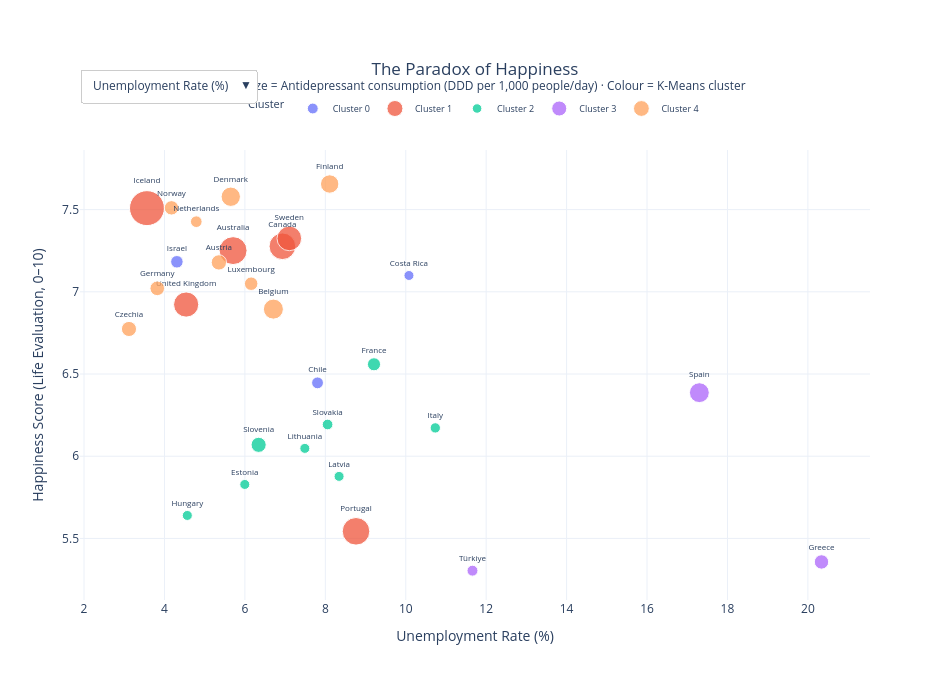

Here is the notebook cell this chart was saved with:
### Markdown cell above
# 5. Visualizations — Interactive Narrative (Plotly)

Following the **Martini Glass** structure (Segel & Heer, 2010), we present a single author-driven insight — *"happy countries consume more antidepressants"* — and then hand control to the reader via a **dropdown menu** that lets them swap the x-axis between Unemployment Rate and GINI Index.

*TODO: Add justification of chart choices (bubble chart, colour encoding, size encoding) here.*

### Code cell
import plotly.graph_objects as go

# ── Prepare data for the bubble chart ────────────────────────
cluster_labels = {c: f"Cluster {c}" for c in sorted(df["Cluster"].unique())}
df["Cluster_label"] = df["Cluster"].map(cluster_labels)

# cluster_colors is defined in the setup cell at the top

x_options = {
    "Unemployment Rate (%)": df["Unemployment"].values,
    "GINI Index":            df["GINI"].values,
}

fig = go.Figure()

for cid in sorted(df["Cluster"].unique()):
    mask = df["Cluster"] == cid
    sub  = df[mask]

    hover = [
        f"<b>{row['Country']}</b><br>"
        f"Happiness: {row['Happiness']:.2f}<br>"
        f"Unemployment: {row['Unemployment']:.1f}%<br>"
        f"GINI: {row['GINI']:.1f}<br>"
        f"Antidepressants: {row['Antidepressants']:.1f} DDD/1k/day"
        for _, row in sub.iterrows()
    ]

    fig.add_trace(go.Scatter(
        x=sub["Unemployment"],
        y=sub["Happiness"],
        mode="markers+text",
        text=sub["Country"],
        textposition="top center",
        textfont=dict(size=8),
        marker=dict(
            size=sub["Antidepressants"] / 4,
            color=cluster_colors[cid],
            opacity=0.75,
            line=dict(width=1, color="white"),
            sizemin=5,
        ),
        name=f"Cluster {cid}",
        hovertext=hover,
        hoverinfo="text",
    ))

# ── Dropdown menu to swap X-axis ─────────────────────────────
buttons = []
for label, x_values in x_options.items():
    x_per_trace = []
    for cid in sorted(df["Cluster"].unique()):
        mask = df["Cluster"] == cid
        x_per_trace.append(x_values[mask.values])

    buttons.append(dict(
        label=label,
        method="update",
        args=[
            {"x": x_per_trace},
            {"xaxis.title.text": label},
        ],
    ))

fig.update_layout(
    title=dict(
        text="The Paradox of Happiness<br>"
             "<sup>Bubble size = Antidepressant consumption (DDD per 1,000 people/day) · "
             "Colour = K-Means cluster</sup>",
        x=0.5,
    ),
    xaxis_title="Unemployment Rate (%)",
    yaxis_title="Happiness Score (Life Evaluation, 0–10)",
    # Horizontal legend just below the subtitle
    legend=dict(
        orientation="h",
        x=0.5, xanchor="center",
        y=1.06, yanchor="bottom",
        title_text="Cluster",
        font=dict(size=9),
    ),
    updatemenus=[dict(
        type="dropdown",
        direction="down",
        x=0.0, xanchor="left",
        y=1.18, yanchor="top",
        buttons=buttons,
        showactive=True,
        bgcolor="white",
        bordercolor="#ccc",
    )],
    template="plotly_white",
    width=950,
    height=680,
    margin=dict(t=150),
)

fig.show()

### Figure 1 — Plotly figure (JSON) as saved in the notebook; plotly's stock layout.template omitted (floating-point values rounded to 4 significant figures)
{"data": [{"hoverinfo": "text", "hovertext": ["<b>Chile</b><br>Happiness: 6.45<br>Unemployment: 7.8%<br>GINI: 45.9<br>Antidepressants: 47.4 DDD/1k/day", "<b>Costa Rica</b><br>Happiness: 7.10<br>Unemployment: 10.1%<br>GINI: 48.5<br>Antidepressants: 32.8 DDD/1k/day", "<b>Israel</b><br>Happiness: 7.18<br>Unemployment: 4.3%<br>GINI: 38.6<br>Antidepressants: 50.1 DDD/1k/day"], "marker": {"color": "#636EFA", "line": {"color": "white", "width": 1}, "opacity": 0.75, "size": [11.85, 8.204, 12.53], "sizemin": 5}, "mode": "markers+text", "name": "Cluster 0", "text": ["Chile", "Costa Rica", "Israel"], "textfont": {"size": 8}, "textposition": "top center", "type": "scatter", "x": [7.806, 10.08, 4.309], "y": [6.446, 7.099, 7.182]}, {"hoverinfo": "text", "hovertext": ["<b>Australia</b><br>Happiness: 7.25<br>Unemployment: 5.7%<br>GINI: 33.9<br>Antidepressants: 111.6 DDD/1k/day", "<b>Canada</b><br>Happiness: 7.28<br>Unemployment: 6.9%<br>GINI: 32.3<br>Antidepressants: 106.5 DDD/1k/day", "<b>Iceland</b><br>Happiness: 7.51<br>Unemployment: 3.6%<br>GINI: 26.7<br>Antidepressants: 139.8 DDD/1k/day", "<b>Portugal</b><br>Happiness: 5.54<br>Unemployment: 8.8%<br>GINI: 34.2<br>Antidepressants: 110.4 DDD/1k/day", "<b>Sweden</b><br>Happiness: 7.32<br>Unemployment: 7.1%<br>GINI: 29.3<br>Antidepressants: 98.5 DDD/1k/day", "<b>United Kingdom</b><br>Happiness: 6.92<br>Unemployment: 4.5%<br>GINI: 33.0<br>Antidepressants: 100.7 DDD/1k/day"], "marker": {"color": "#EF553B", "line": {"color": "white", "width": 1}, "opacity": 0.75, "size": [27.91, 26.63, 34.95, 27.6, 24.63, 25.18], "sizemin": 5}, "mode": "markers+text", "name": "Cluster 1", "text": ["Australia", "Canada", "Iceland", "Portugal", "Sweden", "United Kingdom"], "textfont": {"size": 8}, "textposition": "top center", "type": "scatter", "x": [5.707, 6.932, 3.565, 8.763, 7.105, 4.539], "y": [7.25, 7.277, 7.509, 5.543, 7.325, 6.923]}, {"hoverinfo": "text", "hovertext": ["<b>Estonia</b><br>Happiness: 5.83<br>Unemployment: 6.0%<br>GINI: 31.0<br>Antidepressants: 30.8 DDD/1k/day", "<b>France</b><br>Happiness: 6.56<br>Unemployment: 9.2%<br>GINI: 31.8<br>Antidepressants: 52.5 DDD/1k/day", "<b>Hungary</b><br>Happiness: 5.64<br>Unemployment: 4.6%<br>GINI: 30.4<br>Antidepressants: 29.1 DDD/1k/day", "<b>Italy</b><br>Happiness: 6.17<br>Unemployment: 10.7%<br>GINI: 35.2<br>Antidepressants: 41.3 DDD/1k/day", "<b>Latvia</b><br>Happiness: 5.88<br>Unemployment: 8.3%<br>GINI: 34.9<br>Antidepressants: 15.7 DDD/1k/day", "<b>Lithuania</b><br>Happiness: 6.05<br>Unemployment: 7.5%<br>GINI: 36.7<br>Antidepressants: 32.1 DDD/1k/day", "<b>Slovakia</b><br>Happiness: 6.19<br>Unemployment: 8.1%<br>GINI: 24.6<br>Antidepressants: 42.5 DDD/1k/day", "<b>Slovenia</b><br>Happiness: 6.07<br>Unemployment: 6.3%<br>GINI: 24.6<br>Antidepressants: 60.6 DDD/1k/day"], "marker": {"color": "#00CC96", "line": {"color": "white", "width": 1}, "opacity": 0.75, "size": [7.688, 13.12, 7.279, 10.32, 3.921, 8.033, 10.63, 15.14], "sizemin": 5}, "mode": "markers+text", "name": "Cluster 2", "text": ["Estonia", "France", "Hungary", "Italy", "Latvia", "Lithuania", "Slovakia", "Slovenia"], "textfont": {"size": 8}, "textposition": "top center", "type": "scatter", "x": [5.997, 9.21, 4.568, 10.73, 8.342, 7.491, 8.056, 6.342], "y": [5.828, 6.559, 5.64, 6.172, 5.877, 6.048, 6.193, 6.069]}, {"hoverinfo": "text", "hovertext": ["<b>Greece</b><br>Happiness: 5.36<br>Unemployment: 20.3%<br>GINI: 34.2<br>Antidepressants: 57.6 DDD/1k/day", "<b>Spain</b><br>Happiness: 6.39<br>Unemployment: 17.3%<br>GINI: 35.1<br>Antidepressants: 79.5 DDD/1k/day", "<b>Türkiye</b><br>Happiness: 5.30<br>Unemployment: 11.7%<br>GINI: 42.9<br>Antidepressants: 43.7 DDD/1k/day"], "marker": {"color": "#AB63FA", "line": {"color": "white", "width": 1}, "opacity": 0.75, "size": [14.4, 19.86, 10.93], "sizemin": 5}, "mode": "markers+text", "name": "Cluster 3", "text": ["Greece", "Spain", "Türkiye"], "textfont": {"size": 8}, "textposition": "top center", "type": "scatter", "x": [20.34, 17.3, 11.66], "y": [5.357, 6.387, 5.304]}, {"hoverinfo": "text", "hovertext": ["<b>Austria</b><br>Happiness: 7.18<br>Unemployment: 5.4%<br>GINI: 30.3<br>Antidepressants: 61.4 DDD/1k/day", "<b>Belgium</b><br>Happiness: 6.89<br>Unemployment: 6.7%<br>GINI: 27.2<br>Antidepressants: 80.1 DDD/1k/day", "<b>Czechia</b><br>Happiness: 6.77<br>Unemployment: 3.1%<br>GINI: 25.4<br>Antidepressants: 60.6 DDD/1k/day", "<b>Denmark</b><br>Happiness: 7.58<br>Unemployment: 5.6%<br>GINI: 28.1<br>Antidepressants: 77.5 DDD/1k/day", "<b>Finland</b><br>Happiness: 7.66<br>Unemployment: 8.1%<br>GINI: 27.3<br>Antidepressants: 73.5 DDD/1k/day", "<b>Germany</b><br>Happiness: 7.02<br>Unemployment: 3.8%<br>GINI: 31.8<br>Antidepressants: 58.5 DDD/1k/day", "<b>Luxembourg</b><br>Happiness: 7.05<br>Unemployment: 6.2%<br>GINI: 33.7<br>Antidepressants: 54.0 DDD/1k/day", "<b>Netherlands</b><br>Happiness: 7.43<br>Unemployment: 4.8%<br>GINI: 28.0<br>Antidepressants: 46.7 DDD/1k/day", "<b>Norway</b><br>Happiness: 7.51<br>Unemployment: 4.2%<br>GINI: 27.8<br>Antidepressants: 57.6 DDD/1k/day"], "marker": {"color": "#FFA15A", "line": {"color": "white", "width": 1}, "opacity": 0.75, "size": [15.35, 20.03, 15.15, 19.36, 18.38, 14.62, 13.5, 11.67, 14.4], "sizemin": 5}, "mode": "markers+text", "name": "Cluster 4", "text": ["Austria", "Belgium", "Czechia", "Denmark", "Finland", "Germany", "Luxembourg", "Netherlands", "Norway"], "textfont": {"size": 8}, "textposition": "top center", "type": "scatter", "x": [5.353, 6.709, 3.117, 5.649, 8.108, 3.821, 6.156, 4.791, 4.175], "y": [7.179, 6.895, 6.774, 7.578, 7.656, 7.021, 7.049, 7.426, 7.51]}], "layout": {"height": 680, "legend": {"font": {"size": 9}, "orientation": "h", "title": {"text": "Cluster"}, "x": 0.5, "xanchor": "center", "y": 1.06, "yanchor": "bottom"}, "margin": {"t": 150}, "title": {"text": "The Paradox of Happiness<br><sup>Bubble size = Antidepressant consumption (DDD per 1,000 people/day) · Colour = K-Means cluster</sup>", "x": 0.5}, "updatemenus": [{"bgcolor": "white", "bordercolor": "#ccc", "buttons": [{"args": [{"x": [[7.806, 10.08, 4.309], [5.707, 6.932, 3.565, 8.763, 7.105, 4.539], [5.997, 9.21, 4.568, 10.73, 8.342, 7.491, 8.056, 6.342], [20.34, 17.3, 11.66], [5.353, 6.709, 3.117, 5.649, 8.108, 3.821, 6.156, 4.791, 4.175]]}, {"xaxis.title.text": "Unemployment Rate (%)"}], "label": "Unemployment Rate (%)", "method": "update"}, {"args": [{"x": [[45.87, 48.47, 38.6], [33.93, 32.32, 26.7, 34.25, 29.3, 33.03], [31.02, 31.75, 30.43, 35.25, 34.9, 36.68, 24.55, 24.57], [34.17, 35.1, 42.92], [30.3, 27.18, 25.45, 28.08, 27.28, 31.77, 33.68, 28.03, 27.78]]}, {"xaxis.title.text": "GINI Index"}], "label": "GINI Index", "method": "update"}], "direction": "down", "showactive": true, "type": "dropdown", "x": 0, "xanchor": "left", "y": 1.18, "yanchor": "top"}], "width": 950, "xaxis": {"title": {"text": "Unemployment Rate (%)"}}, "yaxis": {"title": {"text": "Happiness Score (Life Evaluation, 0–10)"}}}}
